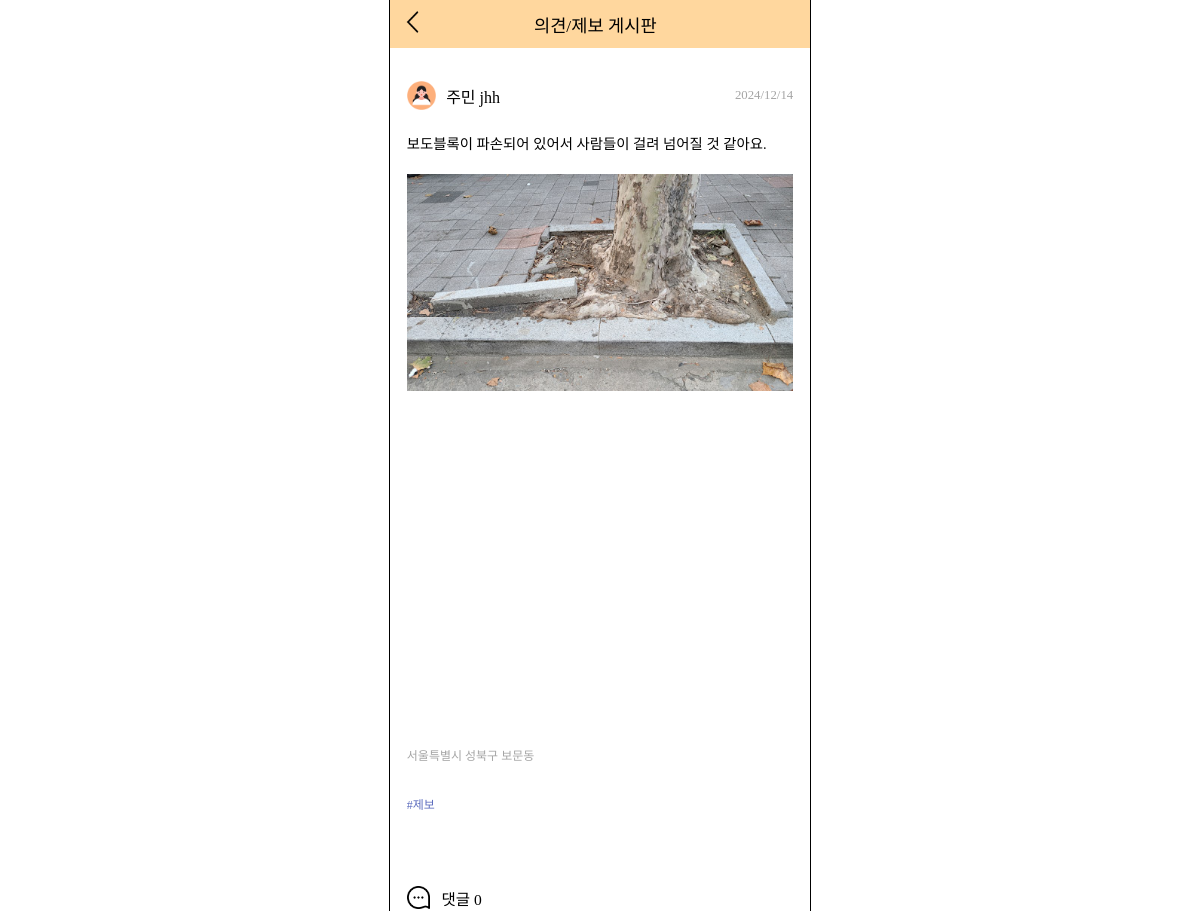
The app's page /boards/people-board-detail/47/?page=board (upper part), older data.
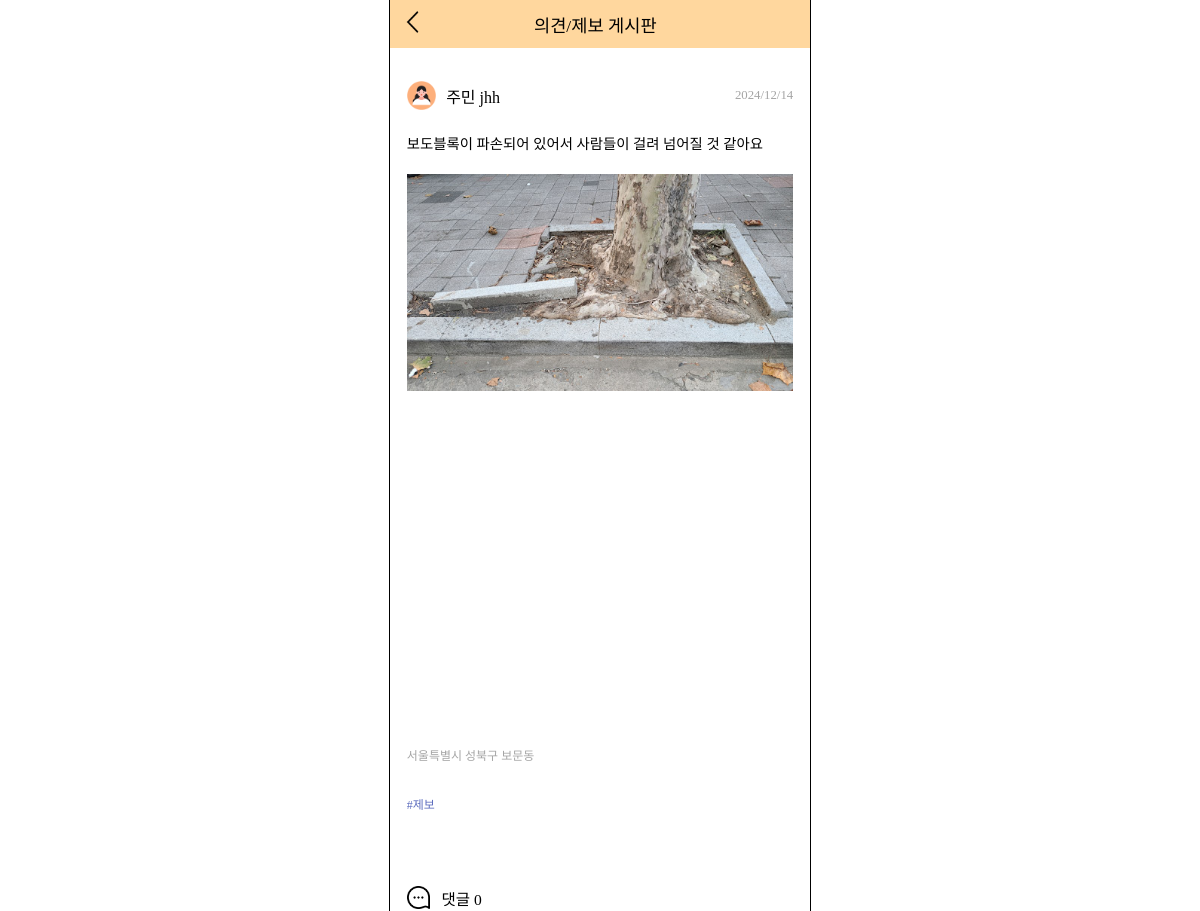
The same page, newer data.
### boards/models.py (models this page shows)
class Board(models.Model):
    user = models.ForeignKey(settings.AUTH_USER_MODEL, on_delete=models.CASCADE)
    region_sido = models.CharField(null=False, max_length=30, blank=False)
    region_sigungu = models.CharField(null=False, max_length=30, blank=False)
    region_dong = models.CharField(null=False, max_length=30, blank=False)
    created_at = models.DateTimeField(auto_now_add=True)
    image_path = models.ImageField(upload_to='boards/', null=True, blank=True)
    content = models.TextField(null=False, blank=False)
    board_type = models.ForeignKey(BoardType, on_delete=models.CASCADE, null=False, blank=False)

class BoardType(models.Model):
    type_name = models.CharField(max_length=10, null=False, blank=False)

### accounts/models.py (models this page shows, shortened)
class Member(AbstractBaseUser):
    user_id = models.CharField(primary_key=True, max_length=15, null=False, blank=False, unique=True)
    email = models.EmailField(max_length=100, null=False, blank=False, unique=True)
    nickname = models.CharField(null=False, max_length=8, blank=False)
    region_sido = models.CharField(null=False, max_length=30, blank=False)
    region_sigungu = models.CharField(null=False, max_length=30, blank=False)
    region_dong = models.CharField(null=False, max_length=30, blank=False)
    member_type = models.ForeignKey(MemberType, on_delete=models.CASCADE, null=False, blank=False)
    is_active = models.BooleanField(default=True)
    is_admin = models.BooleanField(default=False)
    objects = UserManager()
    USERNAME_FIELD = 'user_id'
    REQUIRED_FIELDS = ['email', 'nickname', 'region_sido', 'region_sigungu', 'region_dong', 'member_type']

class MemberType(models.Model):
    type_name = models.CharField(max_length=10)
    def __str__(self):
        return self.type_name

### boards/views.py (the view)
# urls.py: path('people-board-detail/<int:id>/', views.people_board_detail, name='people_board_detail'),
def people_board_detail(request, id):
    board = Board.objects.get(id=id)
    if request.method == 'POST':
        form = CommentForm(request.POST)
        if form.is_valid():
            comment = form.save(commit=False)
            comment.board = board
            comment.user = request.user
            comment.save()
            return redirect('boards:people_board_detail', id=id)
    else:
        form = CommentForm()
    comments = Comment.objects.filter(board=board) # 댓글 가져오기
    page = request.GET.get("page")
    print(page)
    if board.board_type.id == 2:
        location = BoardLocation.objects.get(board=board)
        context = {
            'board': board,
            'location': location,
            'comments': comments,
            'comment_count': comments.count(),
            'page': page,
        }
    else: context = {
        'board': board,
        'comments': comments,
        'comment_count': comments.count(),
        'page': page,
    }
    return render(request, 'boards/people_board_detail.html', context)

### templates/boards/people_board_detail.html (shortened to what this page needs)
<!DOCTYPE html>
{% load static %}
<html lang="ko">
<head>
    <link rel="stylesheet" href="{% static 'css/people_board_detail.css' %}">
    <link rel="stylesheet" href="{% static 'css/menubar.css' %}">
    <link rel="stylesheet" as="style" crossorigin href="https://cdn.jsdelivr.net/gh/ungveloper/web-fonts/SCoreDream/font-face.css" />
    <link rel="stylesheet" as="style" crossorigin href="https://cdn.jsdelivr.net/gh/ungveloper/web-fonts/SCoreDream/font-family.css" />
</head>
<body>
    <div class="container-content">
        <div class="contents">
            <div class="content">
                <div class="top-block">
                    <div class="arrow-img">
                        <img src="{% static 'image/back.png' %}" alt="" onclick="window.history.back();">
                    </div>
                    <div class="title">의견/제보 게시판</div>
                </div>
                <div class="post-block">
                    <div class="post-header">
                        <div class="user-profile">
                            <div class="user-img"><img src="{% static 'image/people_profile.png' %}" alt=""></div>
                            <div>{{ board.user.member_type }} <span class="text-strong">{{ board.user.nickname }}</span></div>
                        </div>
                        <div class="post-date">{{ board.created_at|date:"Y/m/d"  }}</div>
                    </div>
                    <div class="post-content">
                        {{ board.content|linebreaks }}
                    </div>
                    {% if board.image_path %}
                        <div class="post-img-block">
                            <img src="{{ board.image_path.url }}" alt="">
                        </div>
                    {% endif %}
                    {% if location %}
                        <div id="map"></div>
                    {% endif %}
                    <div class="user-region">{{ board.region_sido }} {{ board.region_sigungu }} {{ board.region_dong }}</div>
                    <div class="board-type">#{{ board.board_type.type_name }}</div>
                    <div class="comment-title-header">
                        <div class="comment-img">
                            <img src="{% static 'image/speech-bubble.png' %}" alt="">
                        </div>
                        <div class="comment-num">댓글 {{ comment_count }}</div>
                    </div>
                </div>
            </div>
        </div>
    </div>
</body>
</html>

Row changes from the older to the newer data that the page shows:
changed Board "서울특별시": content "보도블록이 파손되어 있어서 사람들이 걸려 넘어질 것 같아요." → "보도블록이 파손되어 있어서 사람들이 걸려 넘어질 것 같아요"
